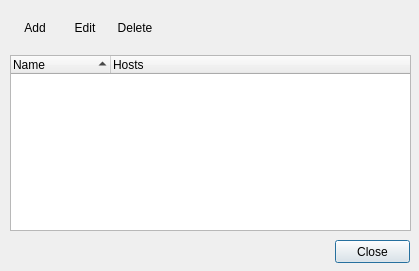
<ui version="4.0" >
 <class>LastcastStationsDialog</class>
 <widget class="QDialog" name="LastcastStationsDialog" >
  <property name="geometry" >
   <rect>
    <x>0</x>
    <y>0</y>
    <width>419</width>
    <height>271</height>
   </rect>
  </property>
  <property name="windowTitle" >
   <string>Stations</string>
  </property>
  <property name="windowIcon" >
   <iconset resource="lastcast.qrc" >
    <normaloff>:/ui/img/transmit.png</normaloff>:/ui/img/transmit.png</iconset>
  </property>
  <property name="modal" >
   <bool>true</bool>
  </property>
  <widget class="QTreeWidget" name="treeStations" >
   <property name="geometry" >
    <rect>
     <x>10</x>
     <y>55</y>
     <width>401</width>
     <height>176</height>
    </rect>
   </property>
   <property name="sizePolicy" >
    <sizepolicy vsizetype="Preferred" hsizetype="Preferred" >
     <horstretch>0</horstretch>
     <verstretch>0</verstretch>
    </sizepolicy>
   </property>
   <property name="rootIsDecorated" >
    <bool>false</bool>
   </property>
   <property name="sortingEnabled" >
    <bool>true</bool>
   </property>
   <property name="expandsOnDoubleClick" >
    <bool>true</bool>
   </property>
   <column>
    <property name="text" >
     <string>Name</string>
    </property>
   </column>
   <column>
    <property name="text" >
     <string>Hosts</string>
    </property>
   </column>
  </widget>
  <widget class="QToolButton" name="btnStationEdit" >
   <property name="geometry" >
    <rect>
     <x>60</x>
     <y>5</y>
     <width>50</width>
     <height>45</height>
    </rect>
   </property>
   <property name="text" >
    <string>Edit</string>
   </property>
   <property name="icon" >
    <iconset resource="lastcast.qrc" >
     <normaloff>:/ui/img/transmit_edit.png</normaloff>:/ui/img/transmit_edit.png</iconset>
   </property>
   <property name="toolButtonStyle" >
    <enum>Qt::ToolButtonTextUnderIcon</enum>
   </property>
   <property name="autoRaise" >
    <bool>true</bool>
   </property>
  </widget>
  <widget class="QToolButton" name="btnStationDelete" >
   <property name="geometry" >
    <rect>
     <x>110</x>
     <y>5</y>
     <width>50</width>
     <height>45</height>
    </rect>
   </property>
   <property name="text" >
    <string>Delete</string>
   </property>
   <property name="icon" >
    <iconset resource="lastcast.qrc" >
     <normaloff>:/ui/img/transmit_delete.png</normaloff>:/ui/img/transmit_delete.png</iconset>
   </property>
   <property name="toolButtonStyle" >
    <enum>Qt::ToolButtonTextUnderIcon</enum>
   </property>
   <property name="autoRaise" >
    <bool>true</bool>
   </property>
  </widget>
  <widget class="QToolButton" name="btnStationAdd" >
   <property name="geometry" >
    <rect>
     <x>10</x>
     <y>5</y>
     <width>50</width>
     <height>45</height>
    </rect>
   </property>
   <property name="text" >
    <string>Add</string>
   </property>
   <property name="icon" >
    <iconset resource="lastcast.qrc" >
     <normaloff>:/ui/img/transmit_add.png</normaloff>:/ui/img/transmit_add.png</iconset>
   </property>
   <property name="toolButtonStyle" >
    <enum>Qt::ToolButtonTextUnderIcon</enum>
   </property>
   <property name="autoRaise" >
    <bool>true</bool>
   </property>
  </widget>
  <widget class="QPushButton" name="btnClose" >
   <property name="geometry" >
    <rect>
     <x>335</x>
     <y>240</y>
     <width>75</width>
     <height>23</height>
    </rect>
   </property>
   <property name="text" >
    <string>Close</string>
   </property>
  </widget>
 </widget>
 <resources>
  <include location="lastcast.qrc" />
 </resources>
 <connections>
  <connection>
   <sender>btnStationAdd</sender>
   <signal>clicked()</signal>
   <receiver>LastcastStationsDialog</receiver>
   <slot>addStation()</slot>
   <hints>
    <hint type="sourcelabel" >
     <x>39</x>
     <y>30</y>
    </hint>
    <hint type="destinationlabel" >
     <x>-74</x>
     <y>83</y>
    </hint>
   </hints>
  </connection>
  <connection>
   <sender>btnStationEdit</sender>
   <signal>clicked()</signal>
   <receiver>LastcastStationsDialog</receiver>
   <slot>editStation()</slot>
   <hints>
    <hint type="sourcelabel" >
     <x>80</x>
     <y>26</y>
    </hint>
    <hint type="destinationlabel" >
     <x>-90</x>
     <y>368</y>
    </hint>
   </hints>
  </connection>
  <connection>
   <sender>btnStationDelete</sender>
   <signal>clicked()</signal>
   <receiver>LastcastStationsDialog</receiver>
   <slot>deleteStation()</slot>
   <hints>
    <hint type="sourcelabel" >
     <x>137</x>
     <y>23</y>
    </hint>
    <hint type="destinationlabel" >
     <x>-16</x>
     <y>314</y>
    </hint>
   </hints>
  </connection>
  <connection>
   <sender>btnClose</sender>
   <signal>clicked()</signal>
   <receiver>LastcastStationsDialog</receiver>
   <slot>accept()</slot>
   <hints>
    <hint type="sourcelabel" >
     <x>243</x>
     <y>401</y>
    </hint>
    <hint type="destinationlabel" >
     <x>226</x>
     <y>479</y>
    </hint>
   </hints>
  </connection>
  <connection>
   <sender>treeStations</sender>
   <signal>itemSelectionChanged()</signal>
   <receiver>LastcastStationsDialog</receiver>
   <slot>changeSelection()</slot>
   <hints>
    <hint type="sourcelabel" >
     <x>235</x>
     <y>206</y>
    </hint>
    <hint type="destinationlabel" >
     <x>-68</x>
     <y>393</y>
    </hint>
   </hints>
  </connection>
  <connection>
   <sender>treeStations</sender>
   <signal>itemDoubleClicked(QTreeWidgetItem*,int)</signal>
   <receiver>LastcastStationsDialog</receiver>
   <slot>selectStation()</slot>
   <hints>
    <hint type="sourcelabel" >
     <x>139</x>
     <y>225</y>
    </hint>
    <hint type="destinationlabel" >
     <x>-81</x>
     <y>430</y>
    </hint>
   </hints>
  </connection>
 </connections>
 <designerdata>
  <property name="gridDeltaX" >
   <number>5</number>
  </property>
  <property name="gridDeltaY" >
   <number>5</number>
  </property>
  <property name="gridSnapX" >
   <bool>true</bool>
  </property>
  <property name="gridSnapY" >
   <bool>true</bool>
  </property>
  <property name="gridVisible" >
   <bool>true</bool>
  </property>
 </designerdata>
 <slots>
  <slot>addStation()</slot>
  <slot>editStation()</slot>
  <slot>deleteStation()</slot>
  <slot>changeSelection()</slot>
  <slot>selectStation()</slot>
 </slots>
</ui>
